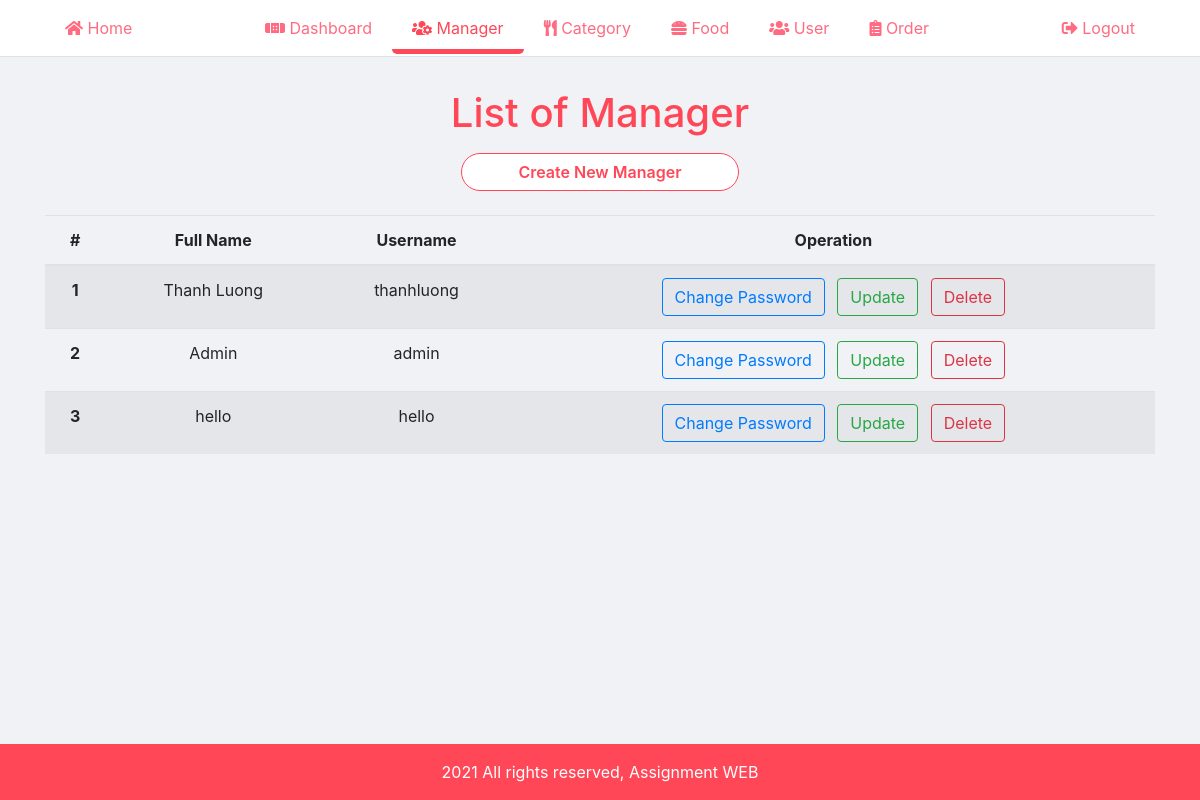
The app's page /manager_page/manager/manager.php (signed in), older data.
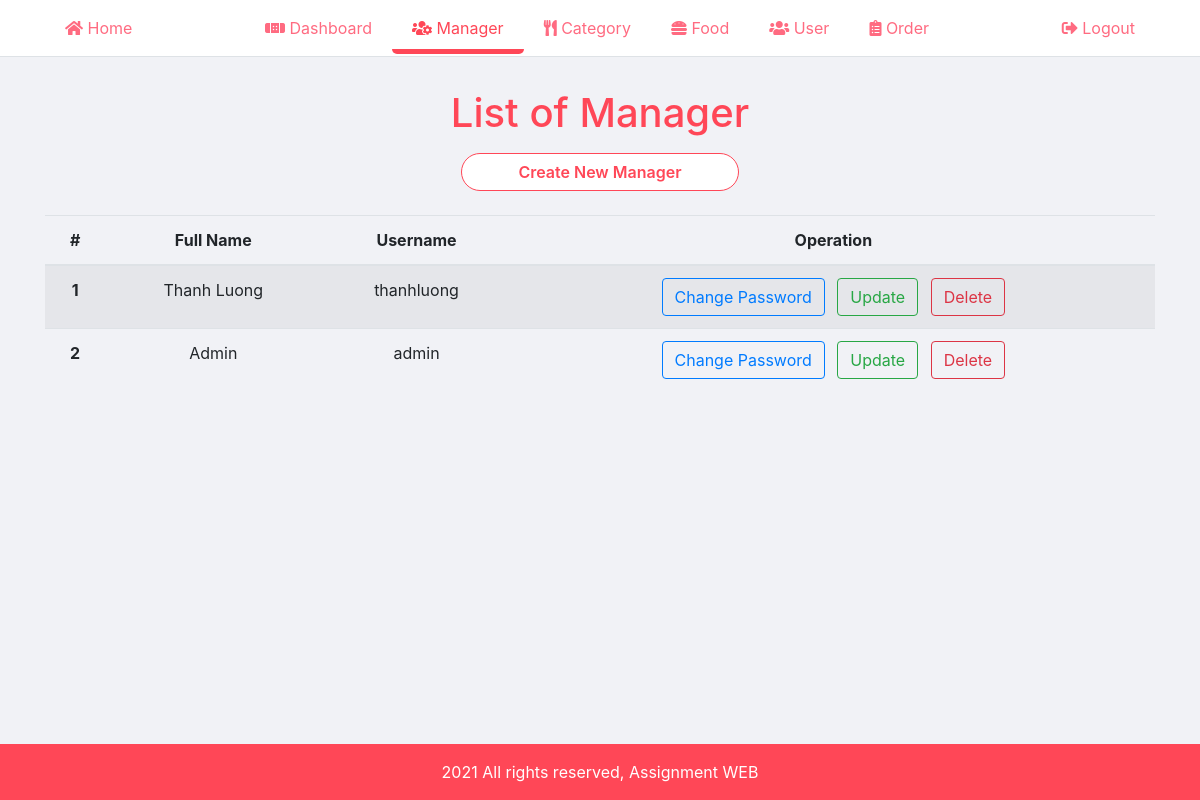
The same page, newer data.
### tables this page shows
CREATE TABLE `manager` (
  `id` int(10) UNSIGNED NOT NULL,
  `full_name` varchar(100) NOT NULL,
  `username` varchar(100) NOT NULL,
  `password` varchar(255) NOT NULL
);

### manager_page/manager/manager.php (the view, shortened to what this page needs)
<?php
    include('../partials/header.php');
?>
    <div class="content">
        <div class="py-3 container">
            <h1 class="text-center primary-color mt-3">List of Manager</h1>
            <div class="text-center">
                <a href="add_manager.php" class="btn__mobile btn btn__login w-25 mb-2 mt-2">Create New Manager</a>
            </div>
            <table class="table table-striped mt-3 mobile__none">
                <thead>
                    <tr>
                        <th scope="col" class="text-center">#</th>
                        <th scope="col" class="text-center">Full Name</th>
                        <th scope="col" class="text-center">Username</th>
                        <th scope="col" class="text-center">Operation</th>
                    </tr>
                </thead>
                <tbody>
                    <?php
                        $sql = "SELECT * FROM manager";
                        $res = mysqli_query($connection, $sql);
                        $n = 1;
                        if ($res == TRUE) {
                            $count = mysqli_num_rows($res);
                            if ($count > 0) {
                                while ($rows = mysqli_fetch_assoc($res)) {
                                    $id = $rows['id'];
                                    $full_name = $rows['full_name'];
                                    $username = $rows['username'];
                                    ?>
                                        <tr>
                                            <th scope="row" class="text-center"><?php echo $n++; ?></th>
                                            <td class="text-center"><?php echo $full_name; ?></td>
                                            <td class="text-center"><?php echo $username; ?></td>
                                            <td class="text-center">
                                                <a href="<?php echo SITEURL; ?>manager_page/manager/change_password.php?id=<?php echo $id; ?>" class="btn btn-outline-primary">Change Password</a>
                                                <a href="<?php echo SITEURL; ?>manager_page/manager/update_manager.php?id=<?php echo $id; ?>" class="responsive__operation btn btn-outline-success mx-2">Update</a>
                                                <a href="<?php echo SITEURL; ?>manager_page/manager/delete_manager.php?id=<?php echo $id; ?>" class="responsive__operation btn btn-outline-danger">Delete</a>
                                            </td>
                                        </tr>
                                    <?php
                                }
                            } else {
                                ?>
                                    <tr>
                                        <td colspan="4"><div class="text-danger">No Manager</div></td>
                                    </tr>
                                <?php
                            }
                        }
                    ?>
                </tbody>
            </table>
        </div>
    </div>
<?php
    include('../partials/footer.php');
?>

Row changes from the older to the newer data that the page shows:
removed manager: full_name "hello", username "hello"
